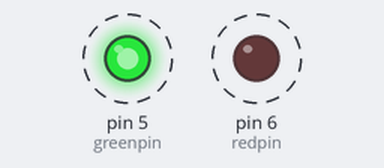
A sketch run on a simulated Arduino Uno, built with avr-gcc and run on an emulated ATmega328P. On the bench: output pins drawn as LEDs (lit = HIGH). Dashed ring = blinking.

Above: at 0.2 s.
Timing chart, 0 to 3.0 s (numbered marks = the images above):
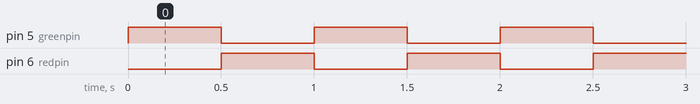

The sketch:

LED15.ino
```cpp
int redpin = 6; // select the pin for the red LED
int greenpin = 5; // select the pin for the green LED
int val;
int pin1=redpin;
int pin2=greenpin;
int temp;
void setup () {
   pinMode (redpin, OUTPUT);
   pinMode (greenpin, OUTPUT);
}
void loop () {
   digitalWrite(pin1,LOW);
   digitalWrite(pin2,HIGH);
   temp = pin1;
   pin1 = pin2;
   pin2 = temp;
   delay(500);

}
```

Measured:
- by itself, pin 5 (greenpin), pin 6 (redpin): alternates HIGH for 0.50 s and LOW for 0.50 s
